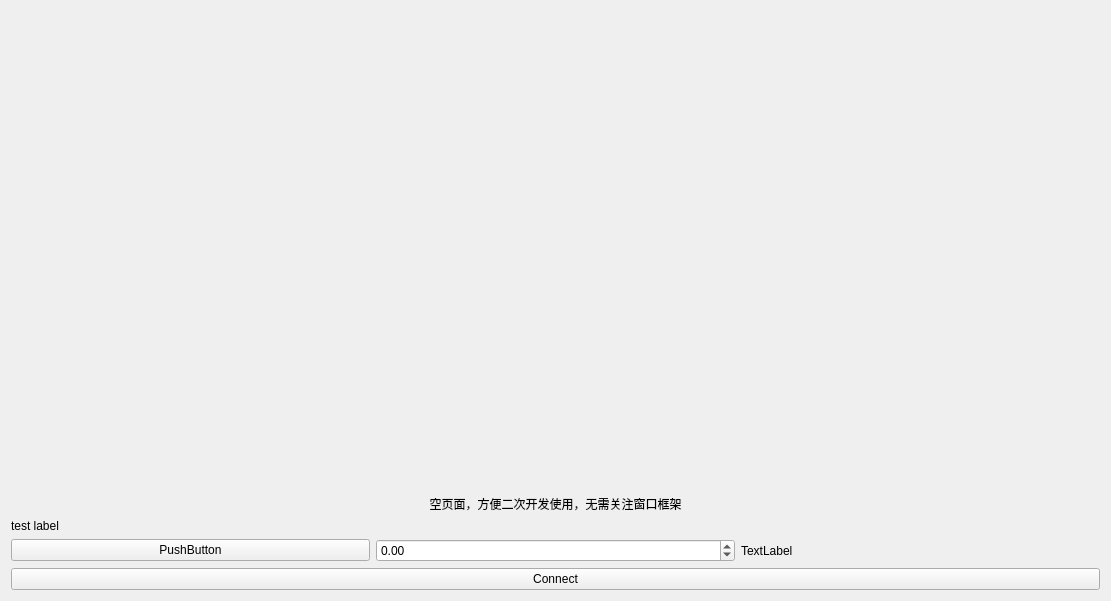
<?xml version="1.0" encoding="UTF-8"?>
<ui version="4.0">
 <class>PageNone</class>
 <widget class="QWidget" name="PageNone">
  <property name="geometry">
   <rect>
    <x>0</x>
    <y>0</y>
    <width>1111</width>
    <height>601</height>
   </rect>
  </property>
  <property name="sizePolicy">
   <sizepolicy hsizetype="Expanding" vsizetype="Preferred">
    <horstretch>0</horstretch>
    <verstretch>0</verstretch>
   </sizepolicy>
  </property>
  <property name="windowTitle">
   <string>Form</string>
  </property>
  <layout class="QVBoxLayout" name="verticalLayout">
   <item>
    <spacer name="verticalSpacer">
     <property name="orientation">
      <enum>Qt::Vertical</enum>
     </property>
     <property name="sizeHint" stdset="0">
      <size>
       <width>20</width>
       <height>40</height>
      </size>
     </property>
    </spacer>
   </item>
   <item>
    <widget class="QLabel" name="label">
     <property name="text">
      <string>空页面，方便二次开发使用，无需关注窗口框架</string>
     </property>
     <property name="alignment">
      <set>Qt::AlignCenter</set>
     </property>
    </widget>
   </item>
   <item>
    <widget class="QLabel" name="label_2">
     <property name="text">
      <string>test label</string>
     </property>
    </widget>
   </item>
   <item>
    <layout class="QHBoxLayout" name="horizontalLayout">
     <item>
      <widget class="QPushButton" name="pushButton_2">
       <property name="text">
        <string>PushButton</string>
       </property>
      </widget>
     </item>
     <item>
      <widget class="QDoubleSpinBox" name="doubleSpinBox">
       <property name="minimum">
        <double>-99.000000000000000</double>
       </property>
      </widget>
     </item>
     <item>
      <widget class="QLabel" name="label_3">
       <property name="text">
        <string>TextLabel</string>
       </property>
      </widget>
     </item>
    </layout>
   </item>
   <item>
    <widget class="QPushButton" name="pushButton">
     <property name="text">
      <string>Connect</string>
     </property>
    </widget>
   </item>
  </layout>
 </widget>
 <resources/>
 <connections/>
</ui>
